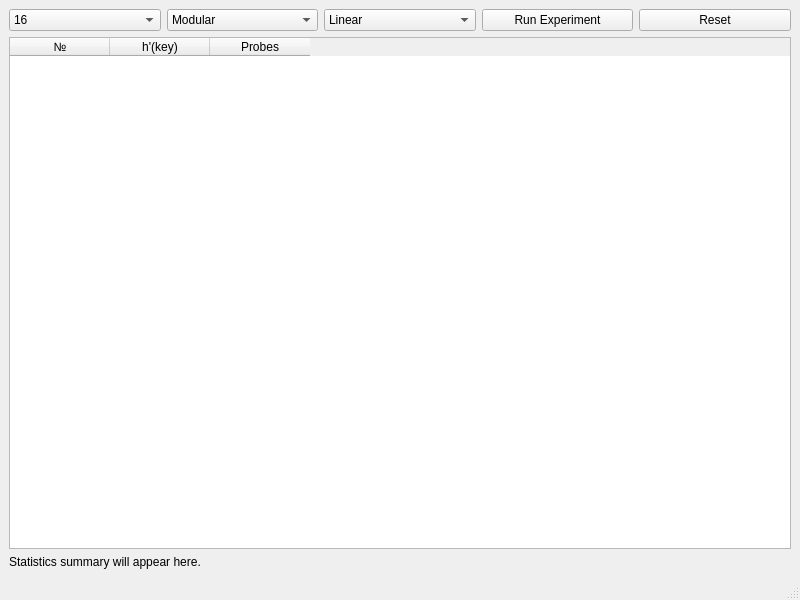
<?xml version="1.0" encoding="UTF-8"?>
<ui version="4.0">
 <class>MainWindow</class>
 <widget class="QMainWindow" name="MainWindow">
  <property name="geometry">
   <rect>
    <x>0</x>
    <y>0</y>
    <width>800</width>
    <height>600</height>
   </rect>
  </property>
  <property name="windowTitle">
   <string>Hash Table Visualization</string>
  </property>
  <widget class="QWidget" name="centralwidget">
   <layout class="QVBoxLayout" name="verticalLayout">
    <item>
     <layout class="QHBoxLayout" name="controlsLayout">
      <item>
       <widget class="QComboBox" name="sizeComboBox">
        <property name="toolTip">
         <string>Table Size</string>
        </property>
        <item><property name="text"><string>16</string></property></item>
        <item><property name="text"><string>64</string></property></item>
        <item><property name="text"><string>128</string></property></item>
        <item><property name="text"><string>2048</string></property></item>
       </widget>
      </item>
      <item>
       <widget class="QComboBox" name="hashComboBox">
        <property name="toolTip">
         <string>Hash Function</string>
        </property>
        <item><property name="text"><string>Modular</string></property></item>
        <item><property name="text"><string>Universal</string></property></item>
       </widget>
      </item>
      <item>
       <widget class="QComboBox" name="probingComboBox">
        <property name="toolTip">
         <string>Probing Strategy</string>
        </property>
        <item><property name="text"><string>Linear</string></property></item>
        <item><property name="text"><string>Quadratic</string></property></item>
        <item><property name="text"><string>Double Hashing</string></property></item>
       </widget>
      </item>
      <item>
       <widget class="QPushButton" name="runButton">
        <property name="text">
         <string>Run Experiment</string>
        </property>
       </widget>
      </item>
      <item>
       <widget class="QPushButton" name="resetButton">
        <property name="text">
         <string>Reset</string>
        </property>
       </widget>
      </item>
     </layout>
    </item>
    <item>
     <widget class="QTableWidget" name="statsTableWidget">
      <property name="columnCount">
       <number>3</number>
      </property>
      <property name="rowCount">
       <number>0</number>
      </property>
      <column>
       <property name="text">
        <string>№</string>
       </property>
      </column>
      <column>
       <property name="text">
        <string>h'(key)</string>
       </property>
      </column>
      <column>
       <property name="text">
        <string>Probes</string>
       </property>
      </column>
     </widget>
    </item>
    <item>
     <widget class="QLabel" name="summaryLabel">
      <property name="text">
       <string>Statistics summary will appear here.</string>
      </property>
      <property name="alignment">
       <set>Qt::AlignLeading|Qt::AlignLeft|Qt::AlignTop</set>
      </property>
     </widget>
    </item>
   </layout>
  </widget>
  <widget class="QMenuBar" name="menubar">
   <property name="geometry">
    <rect>
     <x>0</x>
     <y>0</y>
     <width>800</width>
     <height>20</height>
    </rect>
   </property>
  </widget>
  <widget class="QStatusBar" name="statusbar"/>
 </widget>
 <resources/>
 <connections/>
</ui>
